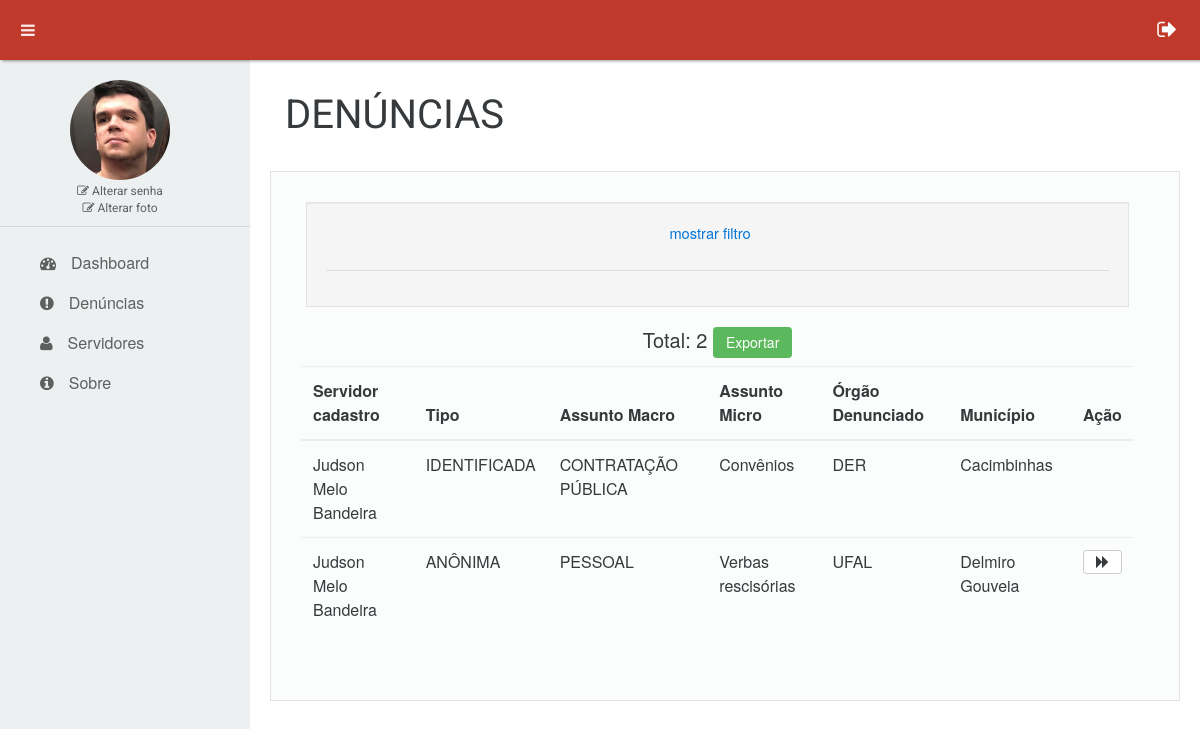
The app's page /denuncias/listar/0 (signed in) with its own data.
### tables this page shows
CREATE TABLE `tb_denuncias` (
  `ID` int(20) NOT NULL,
  `DS_NUMERO` varchar(20) NOT NULL,
  `DS_TIPO` enum('IDENTIFICADA','ANÔNIMA') NOT NULL,
  `ID_SERVIDOR` int(20) NOT NULL,
  `ID_ASSUNTO` int(20) NOT NULL,
  `DS_NOME_DENUNCIANTE` varchar(50) DEFAULT NULL,
  `DS_CPF_DENUNCIANTE` varchar(14) DEFAULT NULL,
  `DS_EMAIL_DENUNCIANTE` varchar(30) DEFAULT NULL,
  `DS_TELEFONE_DENUNCIANTE` varchar(9) DEFAULT NULL,
  `TX_DESCRICAO_FATO` text NOT NULL,
  `ID_ORGAO_DENUNCIADO` int(20) DEFAULT NULL,
  `ID_MUNICIPIO_FATO` int(20) DEFAULT NULL,
  `DS_ENVOLVIDOS` varchar(100) DEFAULT NULL,
  `DT_REGISTRO_EOUV` date NOT NULL,
  `DT_REGISTRO` date NOT NULL,
  `DS_NUMERO_PROCESSO_SEI` varchar(23) NOT NULL,
  `BL_ACESSO_RESTRITO` tinyint(1) DEFAULT NULL,
  `ID_RESPONSAVEL_TRIAGEM` int(20) DEFAULT NULL,
  `BL_RELEVANCIA` tinyint(1) DEFAULT NULL,
  `DT_TERMINO_TRIAGEM` date DEFAULT NULL,
  `DS_ANDAMENTO` enum('AGUARDANDO COMPLEMENTAÇÃO DO DENUNCIANTE','AGUARDANDO ANÁLISE PRELIMINAR DA OUVIDORIA') DEFAULT NULL,
  `DS_SITUACAO` enum('AGUARDANDO TRIAGEM','EM TRIAGEM','APTA','NÃO APTA') DEFAULT 'AGUARDANDO TRIAGEM',
  `ID_UNIDADE_APURACAO` int(20) DEFAULT NULL,
  `BL_TRIAGEM_CONCLUIDA` tinyint(4) NOT NULL DEFAULT '0',
  `DS_STATUS` enum('PROCEDENTE','NÃO PROCEDENTE - NÃO OCORRÊNCIA DO FATO DENUNCIADO','NÃO PROCEDENTE - INEXISTÊNCIA DE PROVAS','NÃO TRATADA') NOT NULL DEFAULT 'NÃO TRATADA'
);

CREATE TABLE `tb_servidores` (
  `ID` int(20) NOT NULL,
  `DS_NOME` varchar(50) NOT NULL,
  `DS_MATRICULA` varchar(10) NOT NULL,
  `DS_EMAIL` varchar(30) NOT NULL,
  `DS_TELEFONE` varchar(9) NOT NULL,
  `ID_ORGAO` int(20) NOT NULL,
  `ID_UNIDADE_APURACAO` int(20) DEFAULT NULL,
  `DS_FOTO` varchar(25) NOT NULL DEFAULT 'default.jpg',
  `DS_TIPO` enum('OUVIDORIA','UNIDADE DE APURAÇÃO','ADMINISTRADOR') NOT NULL,
  `DS_CPF` varchar(14) NOT NULL,
  `SENHA` varchar(32) NOT NULL DEFAULT 'e10adc3949ba59abbe56e057f20f883e',
  `STATUS` enum('ATIVO','INATIVO') DEFAULT 'ATIVO'
);

CREATE TABLE `tb_assuntos_denuncia` (
  `ID` int(20) NOT NULL,
  `DS_NOME_MACRO` varchar(100) NOT NULL,
  `DS_NOME_MICRO` varchar(100) DEFAULT NULL
);

CREATE TABLE `tb_orgaos` (
  `ID` int(20) NOT NULL,
  `DS_ABREVIACAO` varchar(10) NOT NULL,
  `DS_NOME` varchar(100) NOT NULL
);

CREATE TABLE `tb_municipios` (
  `ID` int(20) NOT NULL,
  `DS_NOME` varchar(50) NOT NULL
);

### model/Model.php (called while the page is built, shortened)
<?php
class Model{
	protected $conexao;
	public function conectar(){
		$this->conexao = mysqli_connect('localhost', 'root', '', 'banco-denuncias') or die(mysqli_error($nome_banco));
		mysqli_query($this->conexao, "SET NAMES 'utf8'");
		mysqli_query($this->conexao, 'SET character_set_connection=utf8');
		mysqli_query($this->conexao, 'SET character_set_client=utf8');
		mysqli_query($this->conexao, 'SET character_set_results=utf8');
	}
	public function executarQueryLista($query){
		$resultado = mysqli_query($this->conexao, $query) or die(mysqli_error($this->conexao));
		$lista = array();
		While($row = mysqli_fetch_array($resultado)){
			array_push($lista, $row);
		}
		return $lista;
	}
}
?>

### model/DenunciasModel.php (called while the page is built, shortened)
<?php
require_once $_SERVER['DOCUMENT_ROOT'].'/model/Model.php';
class DenunciasModel extends Model{
	public function getDenuncias(){
		$unidade = $_SESSION['UNIDADE'];
		$restricaoUsuario = ($_SESSION['TIPO'] == 'UNIDADE DE APURAÇÃO') ? "WHERE a.ID_UNIDADE_APURACAO = $unidade" : '';
		$query =
			"SELECT
			a.ID, a.DS_TIPO, a.ID_SERVIDOR, a.BL_TRIAGEM_CONCLUIDA,
			b.DS_NOME_MACRO, b.DS_NOME_MICRO,
			c.DS_ABREVIACAO NOME_ORGAO_DENUNCIADO,
			d.DS_NOME NOME_SERVIDOR,
			e.DS_NOME NOME_MUNICIPIO
			FROM  tb_denuncias a
			INNER JOIN tb_assuntos_denuncia b ON a.ID_ASSUNTO = b.ID
			LEFT JOIN tb_orgaos c ON a.ID_ORGAO_DENUNCIADO = c.ID
			INNER JOIN tb_servidores d ON a.ID_SERVIDOR = d.ID
			LEFT JOIN tb_municipios e ON a.ID_MUNICIPIO_FATO = e.ID
			$restricaoUsuario
			ORDER BY a.DT_REGISTRO_EOUV desc
			";
		$lista = $this->executarQueryLista($query);
		return $lista;
	}
}
?>

### view/unidade-de-apuracao/UapDenunciasView.php (the view, shortened to what this page needs)
<?php
class UapDenunciasView extends DenunciasView{
	public function carregarFiltro(){
?>
		<div class='well'>
			<div id='esconderMostrar' class='row' style='text-align:center;'>
				<a href='javascript:void(0)' onclick='esconderMostrarFiltro()'>mostrar filtro</a>
			</div>
			<hr>
		</div>
<?php
	}
	public function listar(){
		$listaDenuncias = $_REQUEST['LISTA_DENUNCIAS'];
?>
		<div id='resultado' class='col-md-12 table-responsive' style='overflow: auto; width: 100%; height: 300px;'>
			<center>
				<h5>
					<div id='qtde'>Total: <?php echo sizeof($listaDenuncias) . " " ?>
						<button onclick='javascript: exportar();' class='btn btn-sm btn-success' name='submit' value='Send'>Exportar</button>
					</div>
				</h5>
			</center>
			<table class='table table-hover tabela-dados'>
				<thead>
					<tr>
						<th>Servidor cadastro</th>
						<th>Tipo</th>
						<th>Assunto Macro</th>
						<th>Assunto Micro</th>
						<th>Órgão Denunciado</th>
						<th>Município</th>
						<th>Ação</th>
					</tr>
				</thead>
				<tbody>
					<?php
						foreach($listaDenuncias as $denuncia){
					?>
						<tr>
							<td><?php echo $denuncia['NOME_SERVIDOR'] ?></td>
							<td><?php echo $denuncia['DS_TIPO'] ?></td>
							<td><?php echo $denuncia['DS_NOME_MACRO']  ?></td>
							<td><?php echo $denuncia['DS_NOME_MICRO'] ?></td>
							<td><?php echo $denuncia['NOME_ORGAO_DENUNCIADO'] ?></td>
							<td><?php echo $denuncia['NOME_MUNICIPIO'] ?></td>
							<td>
								<?php if($denuncia['BL_TRIAGEM_CONCLUIDA']){ ?>
									<a href="/denuncias/andamento/<?php echo $denuncia['ID'] ?>" >
										<button type='button' class='btn btn-secondary btn-sm' title='Dar andamento'>
											<i class='fa fa-forward' aria-hidden='true'></i>
										</button>
									</a>
								<?php } ?>
							</td>
						</tr>
				  <?php } ?>
				</tbody>
			</table>
		</div>
<?php
	}
}

### view/_libs/css/estilo.css (style rules this page uses)
* { margin:0; padding:0; list-style:none; }
html { height:100%; font-family: 'Montserrat', sans-serif; padding: 0; }
a:link, a:visited, a:hover, a:active { text-decoration: none }
.row { margin-right: 0px; }
.caixa-conteudo div.row { padding-bottom: 10px; font-size: 11pt; }
.well { min-height: 20px; padding: 19px; margin: 20px; background-color: #f5f5f5; border: 1px solid #e3e3e3; border-radius: 0; -webkit-box-shadow: inset 0 1px 1px rgba(0,0,0,.05); box-shadow: inset 0 1px 1px rgba(0,0,0,.05); }
body { margin: 0; }

### records on screen
tb_denuncias: ID_SERVIDOR.DS_NOME "Judson Melo Bandeira", DS_TIPO "IDENTIFICADA", ID_ASSUNTO.DS_NOME_MACRO "CONTRATAÇÃO PÚBLICA", ID_ASSUNTO.DS_NOME_MICRO "Convênios", ID_ORGAO_DENUNCIADO.DS_ABREVIACAO "DER", ID_MUNICIPIO_FATO.DS_NOME "Cacimbinhas"
tb_denuncias: ID_SERVIDOR.DS_NOME "Judson Melo Bandeira", DS_TIPO "ANÔNIMA", ID_ASSUNTO.DS_NOME_MACRO "PESSOAL", ID_ASSUNTO.DS_NOME_MICRO "Verbas rescisórias", ID_ORGAO_DENUNCIADO.DS_ABREVIACAO "UFAL", ID_MUNICIPIO_FATO.DS_NOME "Delmiro Gouveia"

### other values on screen
$this->titulo "DENÚNCIAS"
sizeof($listaDenuncias) "2"
